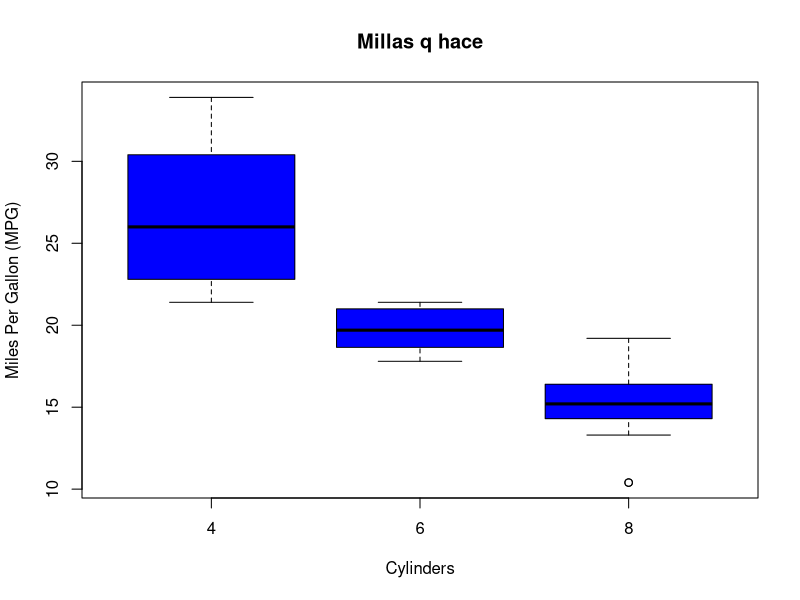

Write the R code that produced this figure.
# Millas por galon de un auto particionadas por numero de cilindros
boxplot(mpg~cyl,data=mtcars, main="Millas q hace", xlab="Cylinders", ylab="Miles Per Gallon (MPG)", col="blue") 